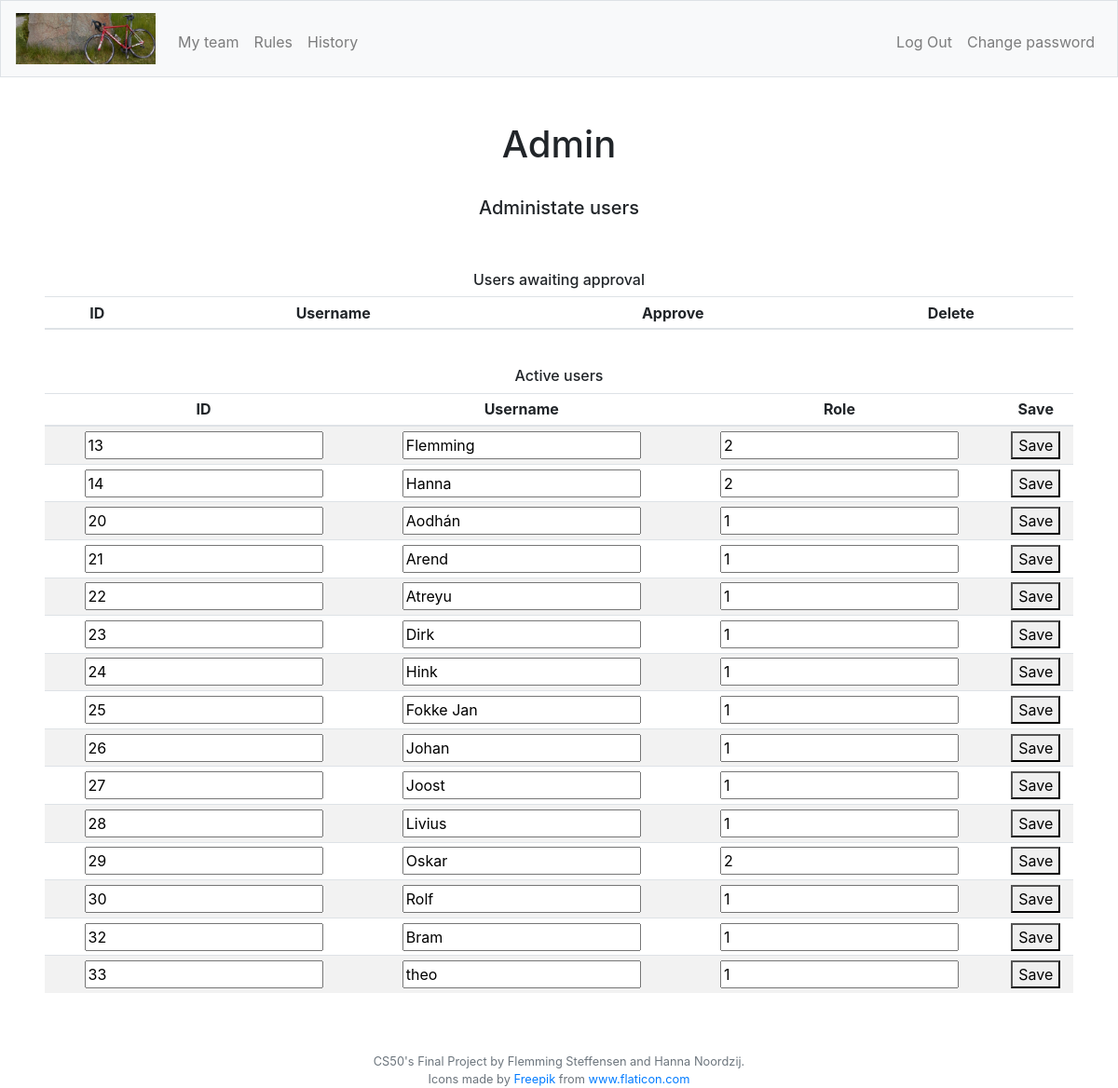
The app's page /editUser (signed in), older data.
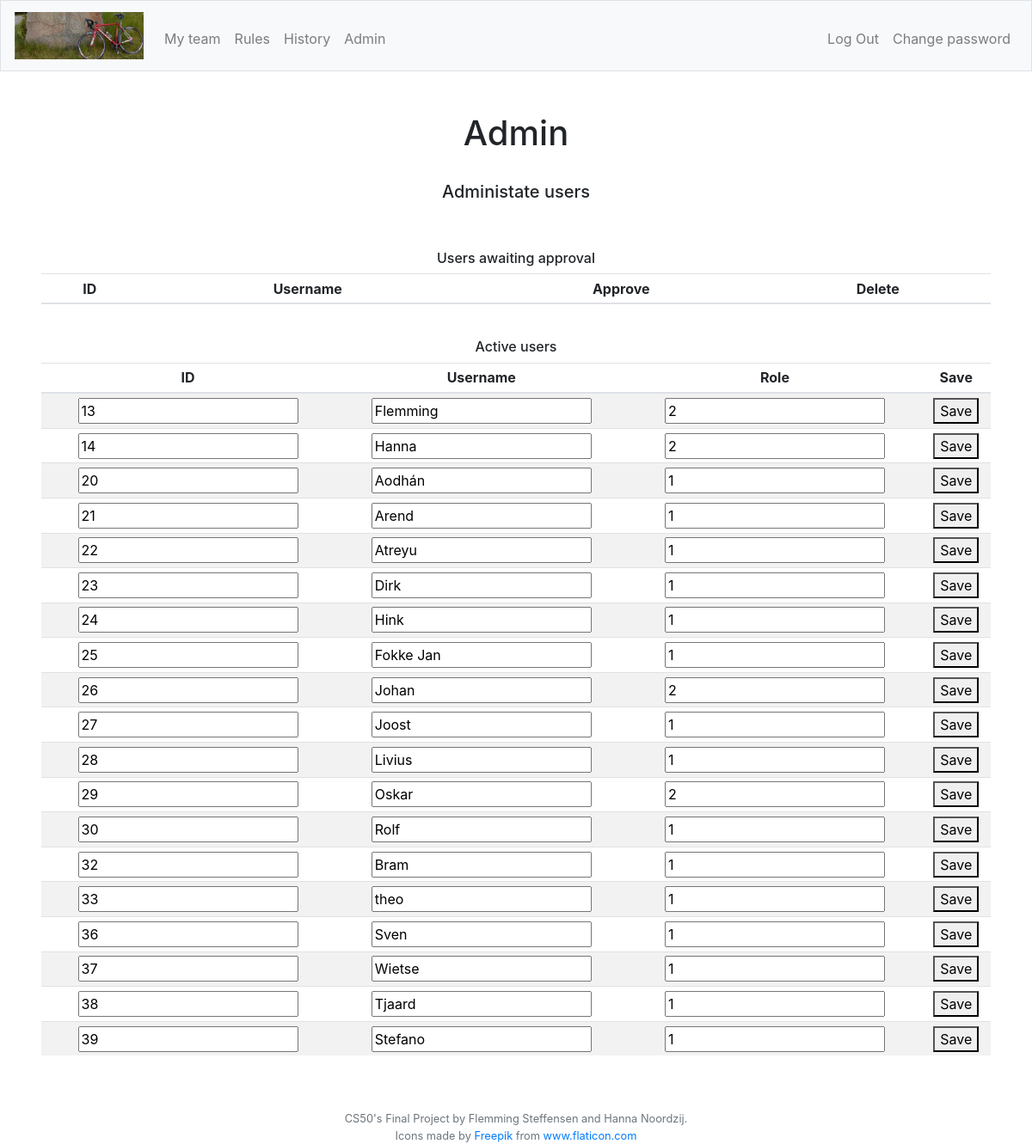
The same page, newer data.
### tables this page shows
CREATE TABLE "users" (
	"id"	INTEGER NOT NULL,
	"username"	TEXT NOT NULL,
	"hash"	TEXT NOT NULL,
	"role"	INTEGER NOT NULL DEFAULT 1,
	"approved"	INTEGER NOT NULL DEFAULT 0,
	PRIMARY KEY("id" AUTOINCREMENT)
);

### app.py (the view)
@app.route("/editUser", methods=["GET", "POST"])
@login_required
def editUser():
    if request.method == "GET":
        role = getRole()
        applicants = db.execute("SELECT id, username FROM users WHERE approved = 0")
        users = db.execute("SELECT id, username, role, approved FROM users WHERE approved = 1")
        return render_template("editUser.html", role=role, users=users, applicants=applicants)
    """Set user to approved or delete user"""
    if request.method == "POST":
        role = getRole()
        db.execute("UPDATE users SET username = :username, role = :role WHERE id = :id", id=request.form.get("userid"), username=request.form.get("username"), role=request.form.get("role"))
        return redirect('/editUser')

### app.py (called while the page is built)
@app.after_request
def after_request(response):
    response.headers["Cache-Control"] = "no-cache, no-store, must-revalidate"
    response.headers["Expires"] = 0
    response.headers["Pragma"] = "no-cache"
    return response

### helpers.py (called while the page is built)
def login_required(f):
    @wraps(f)
    def decorated_function(*args, **kwargs):
        if session.get("user_id") is None:
            return redirect("/login")
        return f(*args, **kwargs)
    return decorated_function

def getRole():
    role = db.execute("SELECT role FROM users WHERE id = :userid", userid=session["user_id"])
    role2 = role[0]["role"]
    return role2

### templates/editUser.html (shortened to what this page needs)
{% extends "layout.html" %}
{% block adminNav %}
    {% if role == 2 %}
    <li class="nav-item"><a class="nav-link" href="/admin">Admin</a></li>
    {% endif %}
{% endblock %}
{% block main %}
    <div>
        <h1>Admin</h1>
        <br>
        <h5>Administate users</h5>
        <br>
        <br>
        <h6>Users awaiting approval</h6>
        <table class="table table-striped table-sm">
            <thead>
                <tr>
                    <th class="">ID</th>
                    <th>Username</th>
                    <th>Approve</th>
                    <th>Delete</th>
                </tr>
            </thead>
        </table>
        <br>
        <h6>Active users</h6>
        <table class="table table-striped table-sm">
            <thead>
                <tr>
                    <th class="">ID</th>
                    <th>Username</th>
                    <th>Role</th>
                    <th>Save</th>
                </tr>
            </thead>
            <tbody>
                {% for user in users %}
                    <form id="{{ user.id ~ user.username }}" action="" method="post">
                        <tr>
                            <td class=""><input type="number" id="{{user.id}}" readonly value="{{user.id}}" name="userid"></td>
                            <td class=""><input type="text" id="{{user.username}}" value="{{user.username}}" name="username"></td>
                            <td><input type="number" id="{{user.role}}" value="{{user.role}}" name="role"></td>
                            <td><button type="submit" formaction="/editUser">Save</button></td>
                        </tr>
                    </form>
                {% endfor %}
            </tbody>
        </table>
    </div>
{% endblock %}

### templates/layout.html (shortened to what this page needs)
<!DOCTYPE html>
<html lang="en">
    <head>
        <link href="https://maxcdn.bootstrapcdn.com/bootstrap/4.1.3/css/bootstrap.min.css" rel="stylesheet">
        <link href="/static/styles.css" rel="stylesheet">
        <link rel="stylesheet" href="https://cdnjs.cloudflare.com/ajax/libs/Chart.js/2.9.3/Chart.css" />
        <link rel="stylesheet" href="https://cdnjs.cloudflare.com/ajax/libs/Chart.js/2.9.3/Chart.min.css" />
    </head>
    <body>
        <nav class="navbar navbar-expand-md navbar-light bg-light border">
            <a class="navbar-brand" href="/">
                <img src="/static/bicycle.jpeg" width="150px" alt="Bicycle">
            </a>
            <div class="collapse navbar-collapse" id="navbar">
                {% if session.user_id %}
                    <ul class="navbar-nav mr-auto mt-2">
                        <li class="nav-item"><a class="nav-link" href="/myteam">My team</a></li>
                        <li class="nav-item"><a class="nav-link" href="/rules">Rules</a></li>
                        <li class="nav-item"><a class="nav-link" href="/history">History</a></li>
                        {% block adminNav %}
                        {% endblock %}
                    </ul>
                    <ul class="navbar-nav ml-auto mt-2">
                        <li class="nav-item"><a class="nav-link" href="/logout">Log Out</a></li>
                        <li class="nav-item"><a class="nav-link" href="/chngpw">Change password</a></li>
                    </ul>
                {% else %}
                    <ul class="navbar-nav ml-auto mt-2">
                        <li class="nav-item"><a class="nav-link" href="/register">Register</a></li>
                        <li class="nav-item"><a class="nav-link" href="/login">Log In</a></li>
                    </ul>
                {% endif %}
            </div>
        </nav>
        <main class="container-fluid p-5">
            {% block main %}{% endblock %}
        </main>
        <footer class="small text-center text-muted">
            CS50's Final Project by Flemming Steffensen and Hanna Noordzij.
            <br>
            Icons made by <a href="https://www.flaticon.com/authors/freepik" title="Freepik">Freepik</a> from <a href="https://www.flaticon.com/" title="Flaticon"> www.flaticon.com</a>
        </footer>
    </body>
</html>

### static/styles.css (style rules this page uses)
nav .navbar-brand { font-size: xx-large; }
main { overflow-x: auto; text-align: center; }
td { position: relative; }
input[type="number"] { -moz-appearance: textfield; }

Row changes from the older to the newer data that the page shows:
changed users "Johan": role "1" → "2"
added users: userid "36", username "Sven", role "1"
added users: userid "37", username "Wietse", role "1"
added users: userid "38", username "Tjaard", role "1"
added users: userid "39", username "Stefano", role "1"
Text that changed along with them:
text now shown: "Admin"
